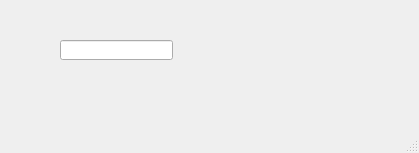
<?xml version="1.0" encoding="UTF-8"?>
<ui version="4.0">
 <class>MainWindow</class>
 <widget class="QMainWindow" name="MainWindow">
  <property name="geometry">
   <rect>
    <x>0</x>
    <y>0</y>
    <width>419</width>
    <height>153</height>
   </rect>
  </property>
  <property name="windowTitle">
   <string>MainWindow</string>
  </property>
  <widget class="QWidget" name="centralwidget">
   <widget class="QLabel" name="label">
    <property name="geometry">
     <rect>
      <x>60</x>
      <y>20</y>
      <width>71</width>
      <height>81</height>
     </rect>
    </property>
    <property name="text">
     <string/>
    </property>
   </widget>
   <widget class="QLineEdit" name="lineEdit">
    <property name="geometry">
     <rect>
      <x>60</x>
      <y>40</y>
      <width>113</width>
      <height>20</height>
     </rect>
    </property>
    <property name="text">
     <string/>
    </property>
   </widget>
  </widget>
  <widget class="QMenuBar" name="menubar">
   <property name="geometry">
    <rect>
     <x>0</x>
     <y>0</y>
     <width>419</width>
     <height>22</height>
    </rect>
   </property>
  </widget>
  <widget class="QStatusBar" name="statusbar"/>
 </widget>
 <resources/>
 <connections/>
</ui>
